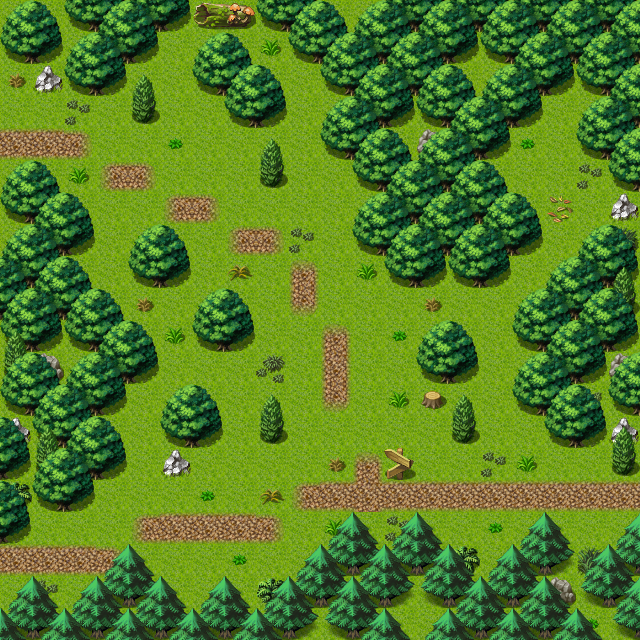

This game map was drawn from its Tiled (.tmx) file and the tilesets committed beside it. A one-line description and the trimmed map source follow:
An orthogonal 20x20 tile map with 32x32 px tiles, 3 tile layers (Ground, Objects, Above), 1 hidden layer not drawn, 40 tilesets and 8 objects (4x spawn, 3x mapchange, sign).

<map version="1.0" orientation="orthogonal" width="20" height="20" tilewidth="32" tileheight="32">
 <properties>
  <property name="outdoors" value="1" />
 </properties>
 <tileset firstgid="1" name="map_bed_1" tilewidth="32" tileheight="32">
  <image source="../drawable/map_bed_1.png" width="512" height="256" />
 </tileset>
 <tileset firstgid="129" name="map_border_1" tilewidth="32" tileheight="32">
  <image source="../drawable/map_border_1.png" width="512" height="256" />
 </tileset>
 <tileset firstgid="257" name="map_bridge_1" tilewidth="32" tileheight="32">
  <image source="../drawable/map_bridge_1.png" width="512" height="256" />
 </tileset>
 <tileset firstgid="385" name="map_broken_1" tilewidth="32" tileheight="32">
  <image source="../drawable/map_broken_1.png" width="512" height="256" />
 </tileset>
 <tileset firstgid="513" name="map_cavewall_1" tilewidth="32" tileheight="32">
  <image source="../drawable/map_cavewall_1.png" width="576" height="192" />
 </tileset>
 <tileset firstgid="621" name="map_cavewall_2" tilewidth="32" tileheight="32">
  <image source="../drawable/map_cavewall_2.png" width="576" height="192" />
 </tileset>
 <tileset firstgid="729" name="map_cavewall_3" tilewidth="32" tileheight="32">
  <image source="../drawable/map_cavewall_3.png" width="576" height="192" />
 </tileset>
 <tileset firstgid="837" name="map_chair_table_1" tilewidth="32" tileheight="32">
  <image source="../drawable/map_chair_table_1.png" width="512" height="256" />
 </tileset>
 <tileset firstgid="965" name="map_crate_1" tilewidth="32" tileheight="32">
  <image source="../drawable/map_crate_1.png" width="512" height="256" />
 </tileset>
 <tileset firstgid="1093" name="map_cupboard_1" tilewidth="32" tileheight="32">
  <image source="../drawable/map_cupboard_1.png" width="512" height="256" />
 </tileset>
 <tileset firstgid="1221" name="map_curtain_1" tilewidth="32" tileheight="32">
  <image source="../drawable/map_curtain_1.png" width="512" height="256" />
 </tileset>
 <tileset firstgid="1349" name="map_entrance_1" tilewidth="32" tileheight="32">
  <image source="../drawable/map_entrance_1.png" width="512" height="256" />
 </tileset>
 <tileset firstgid="1477" name="map_fence_1" tilewidth="32" tileheight="32">
  <image source="../drawable/map_fence_1.png" width="512" height="256" />
 </tileset>
 <tileset firstgid="1605" name="map_fence_2" tilewidth="32" tileheight="32">
  <image source="../drawable/map_fence_2.png" width="512" height="256" />
 </tileset>
 <tileset firstgid="1733" name="map_ground_1" tilewidth="32" tileheight="32">
  <image source="../drawable/map_ground_1.png" width="512" height="256" />
 </tileset>
 <tileset firstgid="1861" name="map_ground_2" tilewidth="32" tileheight="32">
  <image source="../drawable/map_ground_2.png" width="512" height="256" />
 </tileset>
 <tileset firstgid="1989" name="map_ground_3" tilewidth="32" tileheight="32">
  <image source="../drawable/map_ground_3.png" width="512" height="256" />
 </tileset>
 <tileset firstgid="2117" name="map_ground_4" tilewidth="32" tileheight="32">
  <image source="../drawable/map_ground_4.png" width="512" height="256" />
 </tileset>
 <tileset firstgid="2245" name="map_ground_5" tilewidth="32" tileheight="32">
  <image source="../drawable/map_ground_5.png" width="512" height="256" />
 </tileset>
 <tileset firstgid="2373" name="map_ground_6" tilewidth="32" tileheight="32">
  <image source="../drawable/map_ground_6.png" width="512" height="256" />
 </tileset>
 <tileset firstgid="2501" name="map_ground_7" tilewidth="32" tileheight="32">
  <image source="../drawable/map_ground_7.png" width="512" height="256" />
 </tileset>
 <tileset firstgid="2629" name="map_ground_8" tilewidth="32" tileheight="32">
  <image source="../drawable/map_ground_8.png" width="512" height="256" />
 </tileset>
 <tileset firstgid="2757" name="map_indoor_1" tilewidth="32" tileheight="32">
  <image source="../drawable/map_indoor_1.png" width="512" height="256" />
 </tileset>
 <tileset firstgid="2885" name="map_kitchen_1" tilewidth="32" tileheight="32">
  <image source="../drawable/map_kitchen_1.png" width="512" height="256" />
 </tileset>
 <tileset firstgid="3013" name="map_outdoor_1" tilewidth="32" tileheight="32">
  <image source="../drawable/map_outdoor_1.png" width="512" height="256" />
 </tileset>
 <tileset firstgid="3141" name="map_pillar_1" tilewidth="32" tileheight="32">
  <image source="../drawable/map_pillar_1.png" width="512" height="256" />
 </tileset>
 <tileset firstgid="3269" name="map_plant_1" tilewidth="32" tileheight="32">
  <image source="../drawable/map_plant_1.png" width="512" height="256" />
 </tileset>
 <tileset firstgid="3397" name="map_rock_1" tilewidth="32" tileheight="32">
  <image source="../drawable/map_rock_1.png" width="512" height="256" />
 </tileset>
 <tileset firstgid="3525" name="map_roof_1" tilewidth="32" tileheight="32">
  <image source="../drawable/map_roof_1.png" width="512" height="256" />
 </tileset>
 <tileset firstgid="3653" name="map_roof_2" tilewidth="32" tileheight="32">
  <image source="../drawable/map_roof_2.png" width="512" height="256" />
 </tileset>
 <tileset firstgid="3781" name="map_shop_1" tilewidth="32" tileheight="32">
  <image source="../drawable/map_shop_1.png" width="512" height="256" />
 </tileset>
 <tileset firstgid="3909" name="map_sign_ladder_1" tilewidth="32" tileheight="32">
  <image source="../drawable/map_sign_ladder_1.png" width="512" height="256" />
 </tileset>
 <tileset firstgid="4037" name="map_table_1" tilewidth="32" tileheight="32">
  <image source="../drawable/map_table_1.png" width="512" height="256" />
 </tileset>
 <tileset firstgid="4165" name="map_trail_1" tilewidth="32" tileheight="32">
  <image source="../drawable/map_trail_1.png" width="512" height="256" />
 </tileset>
 <tileset firstgid="4293" name="map_tree_1" tilewidth="32" tileheight="32">
  <image source="../drawable/map_tree_1.png" width="512" height="256" />
 </tileset>
 <tileset firstgid="4421" name="map_wall_1" tilewidth="32" tileheight="32">
  <image source="../drawable/map_wall_1.png" width="512" height="256" />
 </tileset>
 <tileset firstgid="4549" name="map_wall_2" tilewidth="32" tileheight="32">
  <image source="../drawable/map_wall_2.png" width="480" height="256" />
 </tileset>
 <tileset firstgid="4669" name="map_wall_3" tilewidth="32" tileheight="32">
  <image source="../drawable/map_wall_3.png" width="480" height="256" />
 </tileset>
 <tileset firstgid="4789" name="map_window_1" tilewidth="32" tileheight="32">
  <image source="../drawable/map_window_1.png" width="512" height="256" />
 </tileset>
 <tileset firstgid="4917" name="map_window_2" tilewidth="32" tileheight="32">
  <image source="../drawable/map_window_2.png" width="512" height="256" />
 </tileset>
 <layer name="Ground" width="20" height="20">
  <data>[400 cells, 400 non-empty, 3 distinct tile ids]</data>
 </layer>
 <layer name="Objects" width="20" height="20">
  <data>[400 cells, 189 non-empty, 29 distinct tile ids]</data>
 </layer>
 <layer name="Above" width="20" height="20">
  <data>[400 cells, 79 non-empty, 5 distinct tile ids]</data>
 </layer>
 <layer name="Walkable" width="20" height="20" visible="0">
  <data>[400 cells, 199 non-empty, 1 distinct tile ids]</data>
 </layer>
 <objectgroup name="Mapevents" visible="0">
  <object name="nw" type="mapchange" x="0" y="64" width="32" height="128">
   <properties>
    <property name="map" value="fallhaven_se" />
    <property name="place" value="east" />
   </properties>
  </object>
  <object name="sw" type="mapchange" x="0" y="544" width="32" height="64">
   <properties>
    <property name="map" value="gapfiller1" />
    <property name="place" value="east" />
   </properties>
  </object>
  </objectgroup>
 <objectgroup name="Spawn" visible="0">
  <!-- 4 objects omitted --></objectgroup>
 <objectgroup name="Keys" visible="0" />
</map>
<!-- 6 of 8 objects omitted -->
